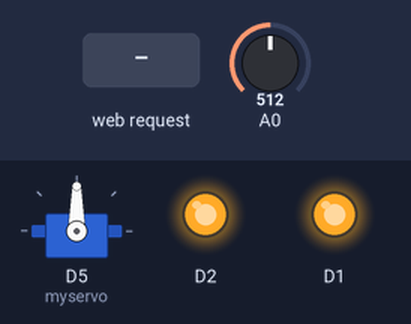
The sketch below on a simulated ESP8266 (NodeMCU). Shown: servo, output pins drawn as LEDs (lit = HIGH). The test bench sets the inputs (shaded band); at power-on: A0 = 512. WiFi joins after 1.5 s; servers stay silent unless stated; what the sketch prints to the serial monitor is not drawn.

Above: at 2.7 s.
2.8 s: HTTP request GET /onD1 received
At 3.2 s:
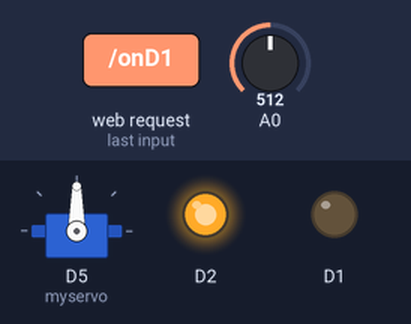
4.3 s: HTTP request GET /servo1 received
At 5.5 s:
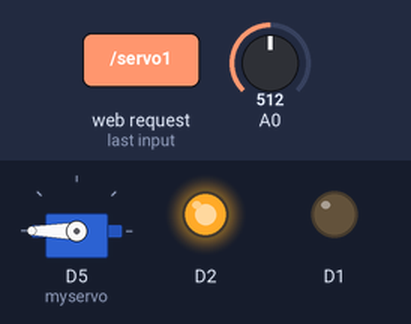
5.8 s: HTTP request GET /offD1 received
At 6.7 s:
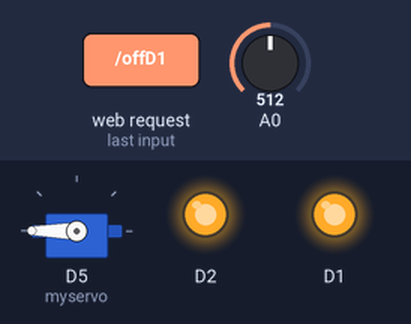
7.3 s: HTTP request GET /servo2 received
At 7.8 s:
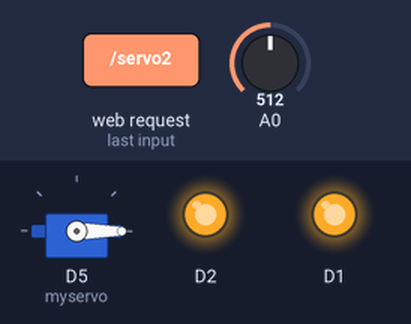
8.8 s: HTTP request GET /onD2 received
At 10.0 s:
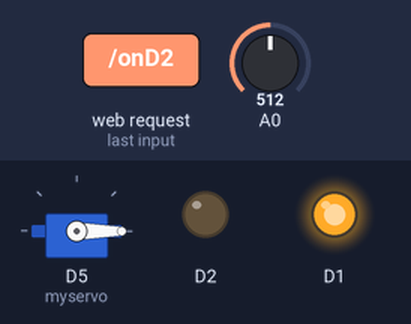
10.3 s: HTTP request GET /offD2 received
At 11.3 s:
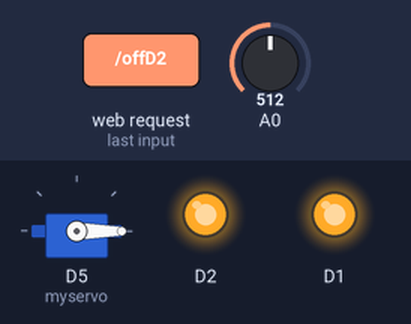
Timing chart, 0 to 12.8 s (numbered marks = the images above; inputs shaded):
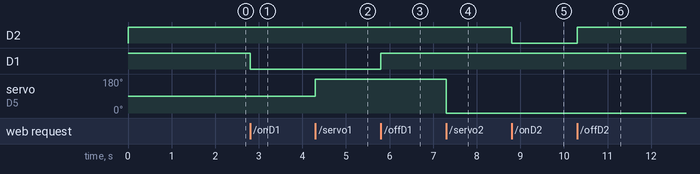

The sketch:

Wifi-Led.ino
```cpp
#include <ESP8266WiFi.h>
#include <ESP8266WebServer.h>
#include <Servo.h>
Servo myservo;
#include <Stepper.h>

ESP8266WebServer webServer(80);
const char* ssid = "Wifi Chua";
const char* pass = "38383838@";
//=========Biến chứa mã HTLM Website==//
const char MainPage[] PROGMEM = R"=====(
  <!DOCTYPE html>
  <html>
   <head>
       <title>HOME PAGE</title>
       <style>
          body {text-align:center;}
          h1 {color:#003399;}
          a {text-decoration: none;color:#FFFFFF;}
          .bt_on {height:50px; width:100px; margin:10px 0;background-color:#FF6600;border-radius:5px;}
          .bt_off {height:50px; width:100px; margin:10px 0;background-color:#00FF00;border-radius:5px;}
       </style>
       <meta charset="UTF-8">
   </head>
   <body>
      <h1>ESP8266 Web Server</h1>
      <div>Trạng thái trên chân D1: </div>
      <div>
        <button class="bt_on"><a href="/onD1">ON</a></button>
        <button class="bt_off"><a href="/offD1">OFF</a></button>
      </div>
      <div>Trạng thái trên chân D2: </div>
      <div>
        <button class="bt_on"><a href="/onD2">ON</a></button>
        <button class="bt_off"><a href="/offD2">OFF</a></button>
      </div>

      <div>Trạng thái động cơ Servo: </div>
      <div>
        <button class="bt_on"><a href="/servo1">Xoay ngược chiều</a></button>
        <button class="bt_off"><a href="/servo2">Xoay cùng chiều</a></button>
      </div>
   </body>
  </html>
)=====";
//=========================================//
void setup() {
  Serial.begin(9600);
  pinMode(D1,OUTPUT);
  pinMode(D2,OUTPUT);
  // pinMode(5,OUTPUT);
  digitalWrite(D1,HIGH);
  digitalWrite(D2,HIGH);
  myservo.attach(D5);
  WiFi.begin(ssid,pass);
  Serial.println("Connecting");
  Serial.println(ssid);
  Serial.println(pass);
  while(WiFi.status()!=WL_CONNECTED){
    delay(500);
    Serial.print(".");
  }
  Serial.println(WiFi.localIP());

  webServer.on("/",mainpage);
  webServer.on("/onD1",on_D1);
  webServer.on("/offD1",off_D1);
  webServer.on("/onD2",on_D2);
  webServer.on("/offD2",off_D2);

  webServer.on("/servo1",servo1);
  webServer.on("/servo2",servo2);

  webServer.begin();


  WiFi.mode(WIFI_AP_STA);
  while(WiFi.status()!=WL_CONNECTED){
    delay(500);
    Serial.print(".");
  }
  Serial.println("connect");
  Serial.print("ip thu duoc: ");
  Serial.print(WiFi.localIP());
  WiFi.softAP("hahahaha", "22222222");
  Serial.print("\nip phat ra: ");
  Serial.print(WiFi.softAPIP());
}
void loop() {
  int val = analogRead(A0);
  String s = FPSTR(MainPage);
  webServer.send(200,"text/html",s + "Cảm biến ánh sáng: " + val);
  webServer.handleClient();
}
//==========Chương trình con=================//
void mainpage(){
  String s = FPSTR(MainPage);
  webServer.send(200,"text/html",s);
}
void on_D1(){
  Serial.println("Da bat den 1");
  digitalWrite(D1,LOW);
  String s = FPSTR(MainPage);
  webServer.send(200,"text/html",s);
}
void off_D1(){
  Serial.println("Da tat den 1");
  digitalWrite(D1,HIGH);
  String s = FPSTR(MainPage);
  webServer.send(200,"text/html",s);
}
void on_D2(){
  Serial.println("Da bat den 2");
  digitalWrite(D2,LOW);
  String s = FPSTR(MainPage);
  webServer.send(200,"text/html",s);
}
void off_D2(){
  Serial.println("Da tat den 2");
  digitalWrite(D2,HIGH);
  String s = FPSTR(MainPage);
  webServer.send(200,"text/html",s);
}

void servo1(){
  Serial.println("Xoay cung chieu");
  myservo.write(180);
  String s = FPSTR(MainPage);
  webServer.send(200,"text/html",s);
}
void servo2(){
  Serial.println("Xoay nguoc chieu");
  myservo.write(0);
  String s = FPSTR(MainPage);
  webServer.send(200,"text/html",s);
}
```

Measured:
- after the input at 2.8 s, D1: HIGH → LOW at once
- after the input at 4.3 s, servo on D5 (myservo): 90° → 180° at once
- after the input at 5.8 s, D1: LOW → HIGH at once
- after the input at 7.3 s, servo on D5 (myservo): 180° → 0° at once
- after the input at 8.8 s, D2: HIGH → LOW at once
- after the input at 10.3 s, D2: LOW → HIGH at once
